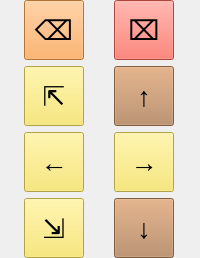
       <widget class="QWidget" name="kbdMove" native="true">
        <property name="sizePolicy">
         <sizepolicy hsizetype="Fixed" vsizetype="Fixed">
          <horstretch>0</horstretch>
          <verstretch>0</verstretch>
         </sizepolicy>
        </property>
        <layout class="QGridLayout" name="gridLayout_2">
         <property name="leftMargin">
          <number>0</number>
         </property>
         <property name="topMargin">
          <number>0</number>
         </property>
         <property name="rightMargin">
          <number>0</number>
         </property>
         <property name="bottomMargin">
          <number>0</number>
         </property>
         <item row="0" column="0">
          <widget class="QPushButton" name="keybButtonBackSpace">
           <property name="sizePolicy">
            <sizepolicy hsizetype="Fixed" vsizetype="Fixed">
             <horstretch>0</horstretch>
             <verstretch>0</verstretch>
            </sizepolicy>
           </property>
           <property name="minimumSize">
            <size>
             <width>60</width>
             <height>60</height>
            </size>
           </property>
           <property name="maximumSize">
            <size>
             <width>60</width>
             <height>60</height>
            </size>
           </property>
           <property name="font">
            <font>
             <pointsize>20</pointsize>
            </font>
           </property>
           <property name="autoFillBackground">
            <bool>false</bool>
           </property>
           <property name="styleSheet">
            <string notr="true">background-color: rgb(255, 163, 72);</string>
           </property>
           <property name="text">
            <string>⌫</string>
           </property>
          </widget>
         </item>
         <item row="0" column="1">
          <widget class="QPushButton" name="keybButtonClear">
           <property name="sizePolicy">
            <sizepolicy hsizetype="Fixed" vsizetype="Fixed">
             <horstretch>0</horstretch>
             <verstretch>0</verstretch>
            </sizepolicy>
           </property>
           <property name="minimumSize">
            <size>
             <width>60</width>
             <height>60</height>
            </size>
           </property>
           <property name="maximumSize">
            <size>
             <width>60</width>
             <height>60</height>
            </size>
           </property>
           <property name="font">
            <font>
             <pointsize>20</pointsize>
            </font>
           </property>
           <property name="styleSheet">
            <string notr="true">background-color: rgb(246, 97, 81);</string>
           </property>
           <property name="text">
            <string>⌧</string>
           </property>
          </widget>
         </item>
         <item row="1" column="0">
          <widget class="QPushButton" name="keybButtonHome">
           <property name="sizePolicy">
            <sizepolicy hsizetype="Fixed" vsizetype="Fixed">
             <horstretch>0</horstretch>
             <verstretch>0</verstretch>
            </sizepolicy>
           </property>
           <property name="minimumSize">
            <size>
             <width>60</width>
             <height>60</height>
            </size>
           </property>
           <property name="maximumSize">
            <size>
             <width>60</width>
             <height>60</height>
            </size>
           </property>
           <property name="font">
            <font>
             <pointsize>20</pointsize>
            </font>
           </property>
           <property name="styleSheet">
            <string notr="true">background-color: rgb(248, 228, 92);</string>
           </property>
           <property name="text">
            <string>⇱</string>
           </property>
          </widget>
         </item>
         <item row="1" column="1">
          <widget class="QPushButton" name="keybButtonUp">
           <property name="sizePolicy">
            <sizepolicy hsizetype="Fixed" vsizetype="Fixed">
             <horstretch>0</horstretch>
             <verstretch>0</verstretch>
            </sizepolicy>
           </property>
           <property name="minimumSize">
            <size>
             <width>60</width>
             <height>60</height>
            </size>
           </property>
           <property name="maximumSize">
            <size>
             <width>60</width>
             <height>60</height>
            </size>
           </property>
           <property name="font">
            <font>
             <pointsize>20</pointsize>
            </font>
           </property>
           <property name="styleSheet">
            <string notr="true">background-color: rgb(181, 131, 90);</string>
           </property>
           <property name="text">
            <string>↑</string>
           </property>
          </widget>
         </item>
         <item row="2" column="0">
          <widget class="QPushButton" name="keybButtonLeft">
           <property name="sizePolicy">
            <sizepolicy hsizetype="Fixed" vsizetype="Fixed">
             <horstretch>0</horstretch>
             <verstretch>0</verstretch>
            </sizepolicy>
           </property>
           <property name="minimumSize">
            <size>
             <width>60</width>
             <height>60</height>
            </size>
           </property>
           <property name="maximumSize">
            <size>
             <width>60</width>
             <height>60</height>
            </size>
           </property>
           <property name="font">
            <font>
             <pointsize>20</pointsize>
            </font>
           </property>
           <property name="styleSheet">
            <string notr="true">background-color: rgb(248, 228, 92);</string>
           </property>
           <property name="text">
            <string>←</string>
           </property>
          </widget>
         </item>
         <item row="2" column="1">
          <widget class="QPushButton" name="keybButtonRight">
           <property name="sizePolicy">
            <sizepolicy hsizetype="Fixed" vsizetype="Fixed">
             <horstretch>0</horstretch>
             <verstretch>0</verstretch>
            </sizepolicy>
           </property>
           <property name="minimumSize">
            <size>
             <width>60</width>
             <height>60</height>
            </size>
           </property>
           <property name="maximumSize">
            <size>
             <width>60</width>
             <height>60</height>
            </size>
           </property>
           <property name="font">
            <font>
             <pointsize>20</pointsize>
            </font>
           </property>
           <property name="styleSheet">
            <string notr="true">background-color: rgb(248, 228, 92);</string>
           </property>
           <property name="text">
            <string>→</string>
           </property>
          </widget>
         </item>
         <item row="3" column="0">
          <widget class="QPushButton" name="keybButtonEnd">
           <property name="sizePolicy">
            <sizepolicy hsizetype="Fixed" vsizetype="Fixed">
             <horstretch>0</horstretch>
             <verstretch>0</verstretch>
            </sizepolicy>
           </property>
           <property name="minimumSize">
            <size>
             <width>60</width>
             <height>60</height>
            </size>
           </property>
           <property name="maximumSize">
            <size>
             <width>60</width>
             <height>60</height>
            </size>
           </property>
           <property name="font">
            <font>
             <pointsize>20</pointsize>
            </font>
           </property>
           <property name="styleSheet">
            <string notr="true">background-color: rgb(248, 228, 92);</string>
           </property>
           <property name="text">
            <string>⇲</string>
           </property>
          </widget>
         </item>
         <item row="3" column="1">
          <widget class="QPushButton" name="keybButtonDown">
           <property name="sizePolicy">
            <sizepolicy hsizetype="Fixed" vsizetype="Fixed">
             <horstretch>0</horstretch>
             <verstretch>0</verstretch>
            </sizepolicy>
           </property>
           <property name="minimumSize">
            <size>
             <width>60</width>
             <height>60</height>
            </size>
           </property>
           <property name="maximumSize">
            <size>
             <width>60</width>
             <height>60</height>
            </size>
           </property>
           <property name="font">
            <font>
             <pointsize>20</pointsize>
            </font>
           </property>
           <property name="styleSheet">
            <string notr="true">background-color: rgb(181, 131, 90);</string>
           </property>
           <property name="text">
            <string>↓</string>
           </property>
          </widget>
         </item>
        </layout>
       </widget>
